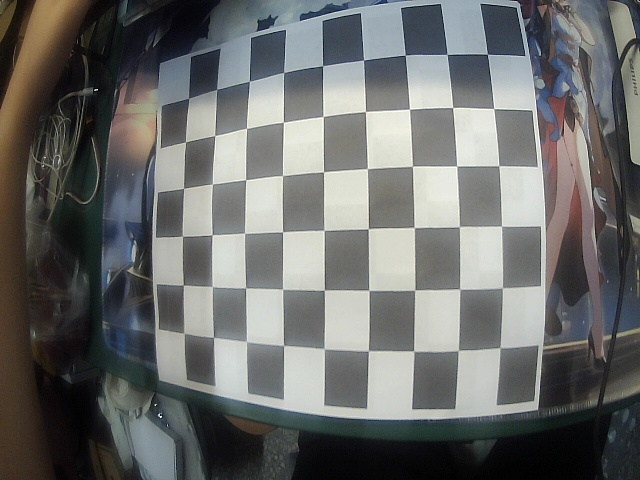
#> input picture test_base/senor/pic/calib_00.jpg, 640 x 480 px, given in place of the camera
$ python camera_openCV.py
#> lines starting #> are read from the running program, lines starting #| are printed output that depends on the picture; after the words box and inside, x2 and y2 are one past the last pixel; in counts of white or black regions, pixels touching at a corner belong together
import cv2
import time

cap = cv2.VideoCapture("/dev/video1", cv2.CAP_V4L2)

if not cap.isOpened():
    raise RuntimeError("摄像头打开失败")

# 初始化时间变量
prev_time = time.time()
try:
    while True:
        # 记录当前帧开始时间
        curr_time = time.time()
        # 计算 FPS（防止除以0）
        fps = 1.0 / (curr_time - prev_time) if curr_time > prev_time else 0.0
        prev_time = curr_time

        ret, frame = cap.read()
#> frame is the input picture: shape (480, 640, 3); mean B, G, R 106.1, 107.6, 106.4

        if not ret:
            print("读取失败")
            continue


        # 转换为灰度图像 高斯模糊
        gray_frame = cv2.cvtColor(frame, cv2.COLOR_BGR2GRAY)
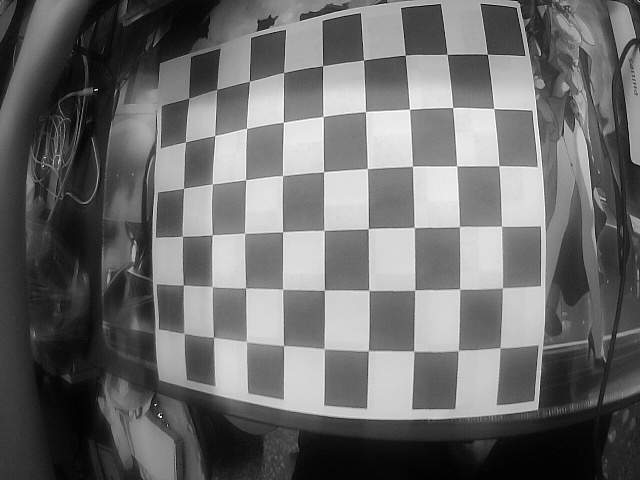
#> gray_frame: shape (480, 640); min 0, max 255, mean 107.1
        blur = cv2.GaussianBlur(gray_frame, (5, 5), 0)
        # HSV
        hsv = cv2.cvtColor(frame, cv2.COLOR_BGR2HSV)
#> hsv: shape (480, 640, 3); mean H, S, V 64.9, 36.1, 112.2
        #  阈值（二值化）
        _, binary = cv2.threshold(gray_frame, 127, 255, cv2.THRESH_BINARY)
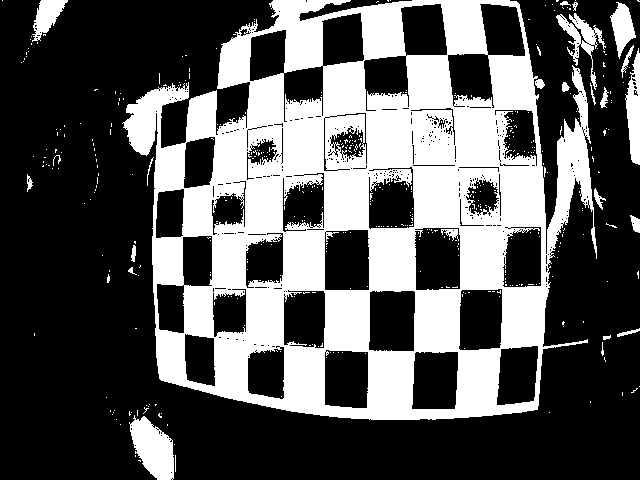
#> binary: shape (480, 640); 34.7% white; 429 white regions (404 under 20 px), largest, box (x1, y1, x2, y2) and area: (122, 0, 597, 420) 99206, (129, 415, 174, 480) 1847, (625, 48, 640, 165) 1109
        # 形态学操作（开运算去噪）
        kernel = cv2.getStructuringElement(cv2.MORPH_RECT, (5, 5))
        morphology = cv2.morphologyEx(binary, cv2.MORPH_OPEN, kernel)
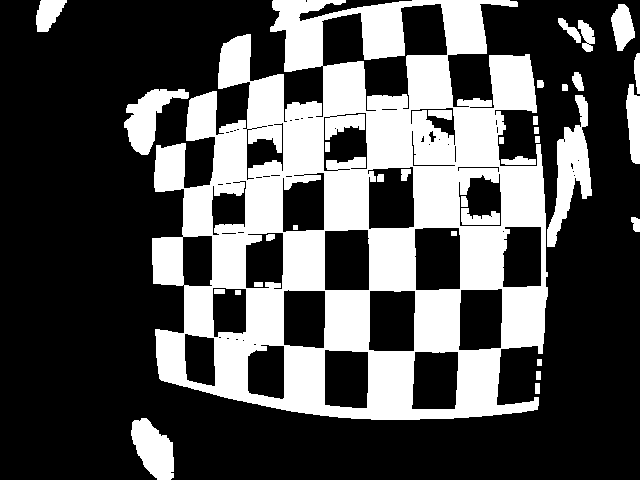
#> morphology: shape (480, 640); 32.2% white; 34 white regions
        # 轮廓检测
        contours, _ = cv2.findContours(morphology, cv2.RETR_EXTERNAL, cv2.CHAIN_APPROX_SIMPLE)
#> contours = 22 contours; largest, box (x1, y1, x2, y2) and area: (152, 0, 548, 420) 129390, (547, 95, 592, 247) 2654, (124, 89, 189, 155) 1761, (131, 418, 174, 480) 1682, (626, 84, 640, 164) 756
        contour_img = frame.copy()
        cv2.drawContours(contour_img, contours, -1, (0, 255, 0), 2)
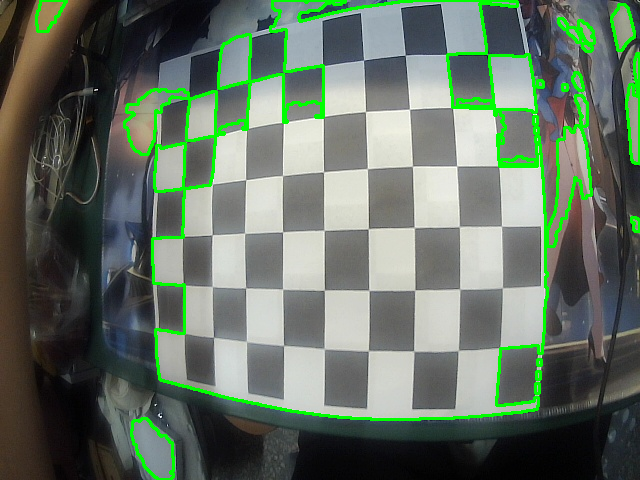
#> contour_img: shape (480, 640, 3); 4.84% of pixels changed, all inside (x1, y1, x2, y2) = (35, 0, 640, 480)

        height, width = gray_frame.shape[:2]
#> height = 480; width = 640
        center_x = width // 2
#> center_x = 320
        center_y = height // 2
#> center_y = 240
        # 绘制十字准星

        cv2.line(
            frame,
            (center_x - 30, center_y),
            (center_x + 30, center_y),
            (0, 255, 0),
            2,
        )
        cv2.line(
            frame,
            (center_x, center_y - 30),
            (center_x, center_y + 30),
            (0, 255, 0),
            2,
        )

        # 绘制分辨率文字
        cv2.putText(
            frame,
            f"FPS: {fps:.1f}",
            (20, 40),
            cv2.FONT_HERSHEY_SIMPLEX, # 字体
            0.5,                        # 字体大小
            (255, 0, 0),              # 字体颜色
            1,                        # 字体粗细
        )
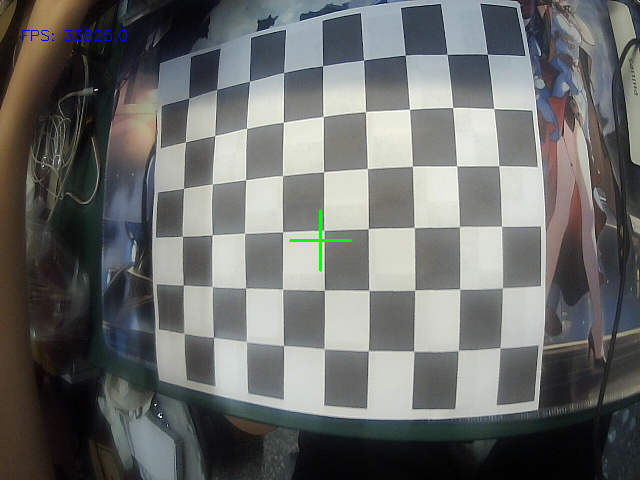
#> frame: shape (480, 640, 3); mean B, G, R 106.1, 107.7, 106.1

        cv2.imshow("vision test", contour_img)

        if cv2.waitKey(1) & 0xFF == ord("q"):
#> (key q is pressed here)
            break

finally:
    cap.release()
    cv2.destroyAllWindows()

$ run again, on test_base/senor/pic/calib_01.jpg
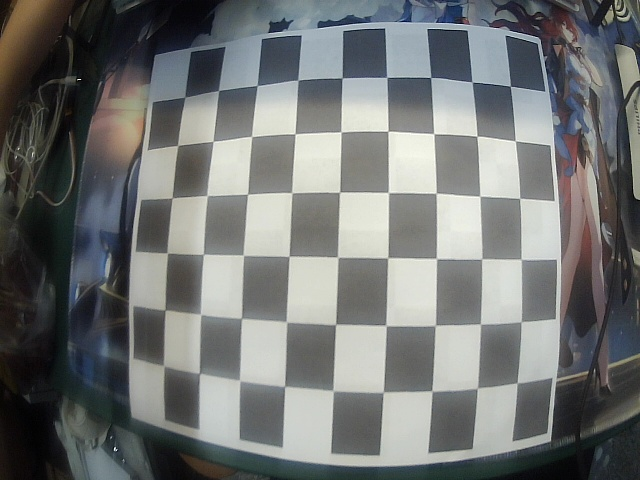
#> input picture test_base/senor/pic/calib_01.jpg, 640 x 480 px, given in place of the camera
#> frame is the input picture: shape (480, 640, 3); mean B, G, R 114.8, 115.7, 113.2
#> hsv: shape (480, 640, 3); mean H, S, V 66, 31.7, 119.7
#> `_, binary = cv2.threshold(gray_frame, 127, 255, cv2.THRESH_BINARY)`:
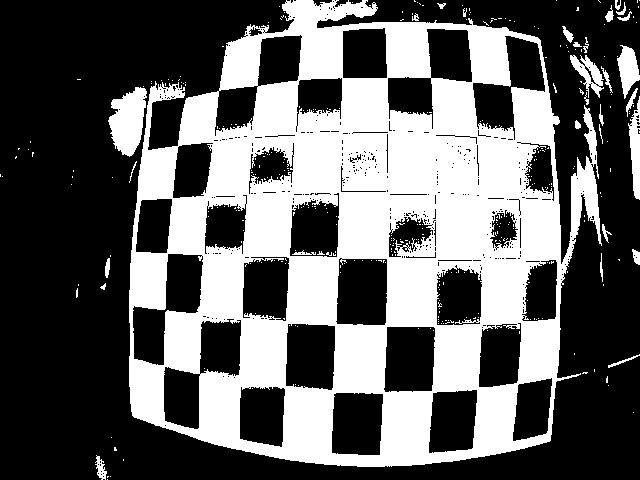
#> binary: shape (480, 640); 39.2% white; 340 white regions (310 under 20 px), largest, box (x1, y1, x2, y2) and area: (129, 0, 602, 467) 114616, (108, 87, 147, 157) 1799, (628, 96, 640, 200) 732
#> morphology: shape (480, 640); 36.9% white; 30 white regions (1 under 20 px)
#> contours = 27 contours, 5 with area under 20; largest, box (x1, y1, x2, y2) and area: (129, 0, 561, 467) 147608, (109, 88, 146, 156) 1660, (571, 163, 600, 236) 1220, (618, 47, 640, 94) 638, (629, 120, 640, 199) 538
#> contour_img: shape (480, 640, 3); 5.3% of pixels changed, all inside (x1, y1, x2, y2) = (97, 0, 640, 472)
#> `cv2.putText( frame, f"FPS: {fps:.1f}", (20, 40), cv2.FONT_HERSHEY_SIMP..`:
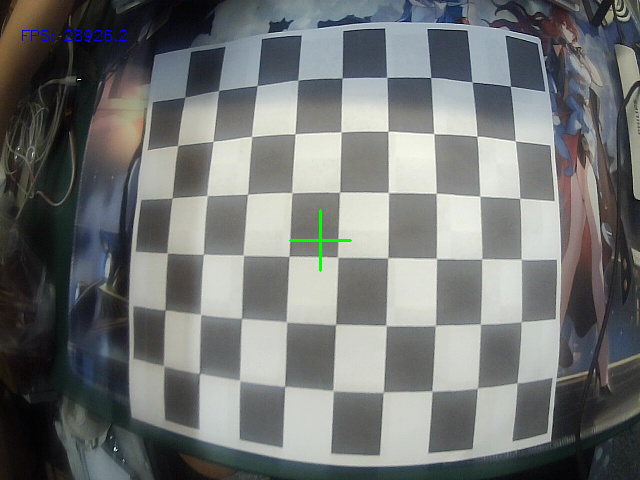
#> frame: shape (480, 640, 3); mean B, G, R 114.8, 115.8, 113

$ run again, on test_base/senor/pic/calib_02.jpg
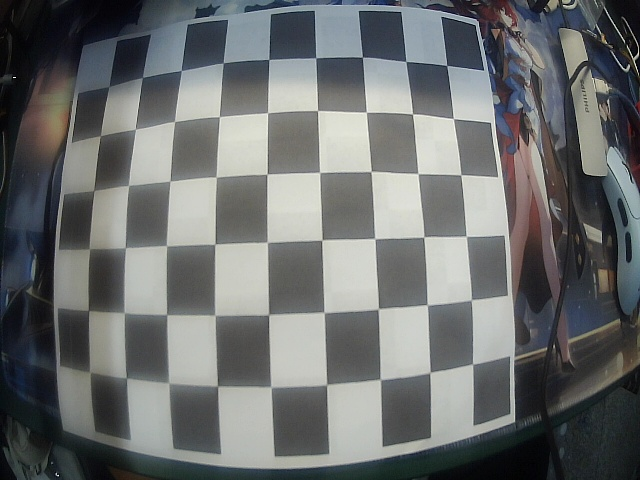
#> input picture test_base/senor/pic/calib_02.jpg, 640 x 480 px, given in place of the camera
#> frame is the input picture: shape (480, 640, 3); mean B, G, R 109.7, 109.8, 107.2
#> hsv: shape (480, 640, 3); mean H, S, V 68.9, 31.9, 113.6
#> `_, binary = cv2.threshold(gray_frame, 127, 255, cv2.THRESH_BINARY)`:
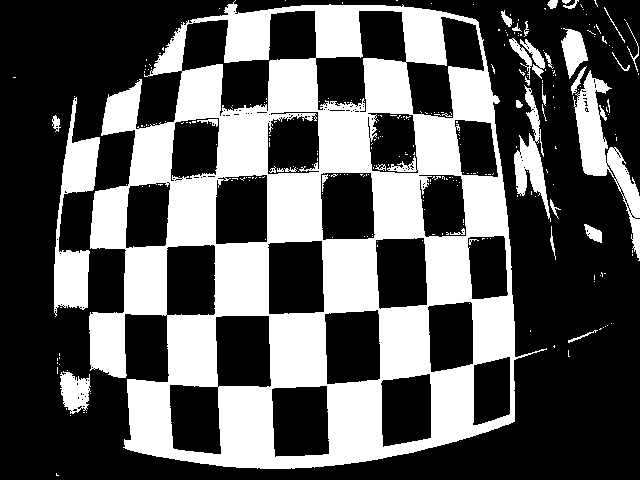
#> binary: shape (480, 640); 35.7% white; 284 white regions (248 under 20 px), largest, box (x1, y1, x2, y2) and area: (89, 0, 547, 469) 95709, (54, 97, 100, 317) 4039, (573, 70, 640, 261) 3642
#> morphology: shape (480, 640); 33.9% white; 29 white regions (1 under 20 px)
#> contours = 27 contours, 4 with area under 20; largest, box (x1, y1, x2, y2) and area: (89, 4, 515, 469) 141316, (575, 75, 640, 258) 2918, (54, 250, 89, 307) 1772, (61, 137, 100, 193) 1632, (514, 141, 547, 199) 1091
#> contour_img: shape (480, 640, 3); 5.74% of pixels changed, all inside (x1, y1, x2, y2) = (53, 0, 640, 470)
#> `cv2.putText( frame, f"FPS: {fps:.1f}", (20, 40), cv2.FONT_HERSHEY_SIMP..`:
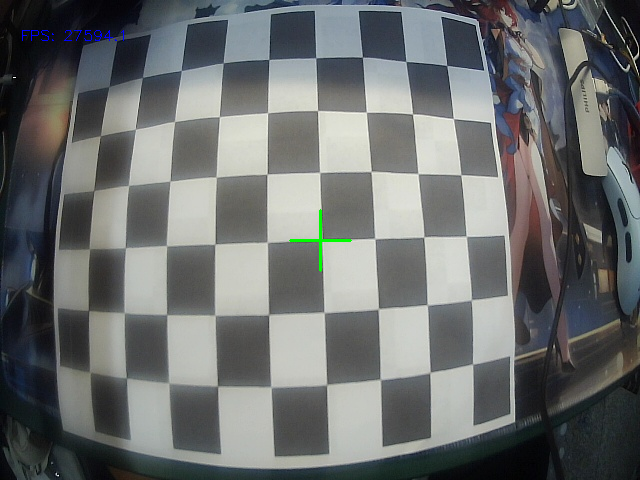
#> frame: shape (480, 640, 3); mean B, G, R 109.7, 109.9, 107
